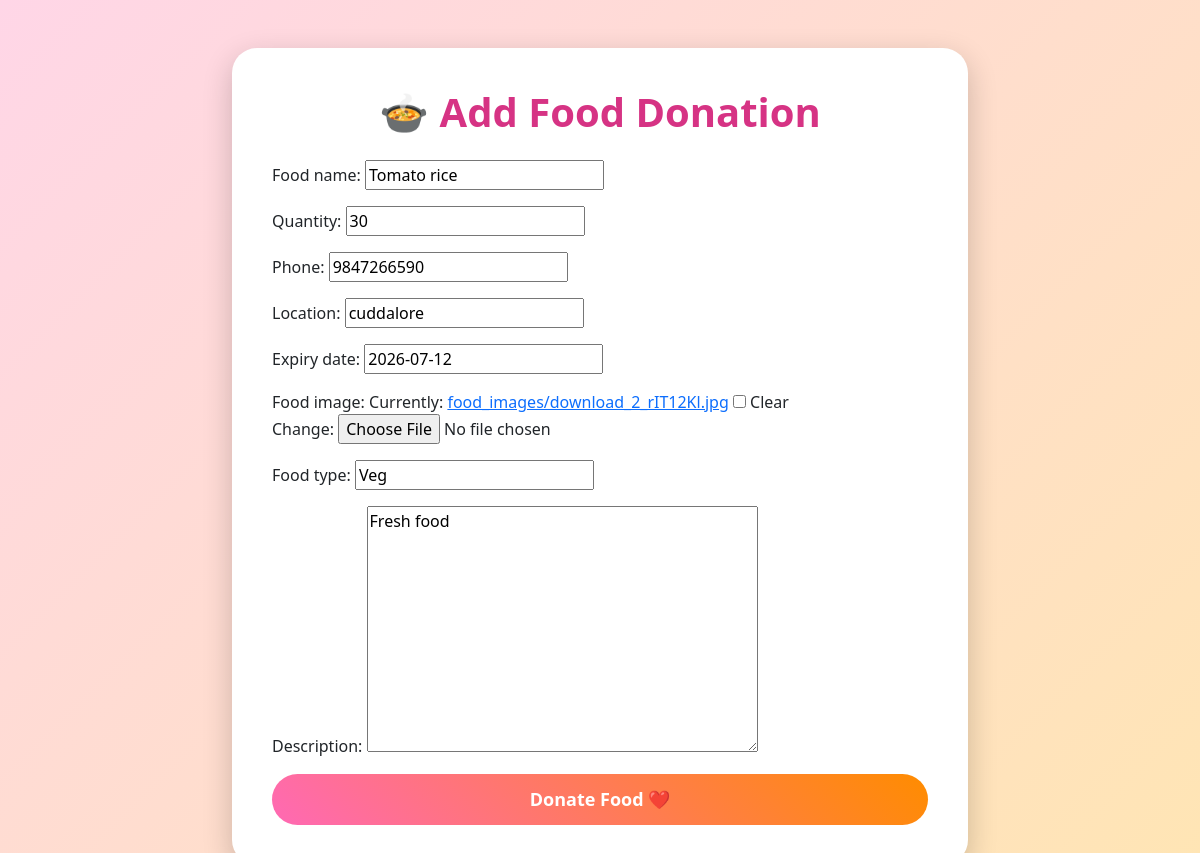
Screenshot of /edit/29/ with the database file from the repository.
### donations/models.py (models this page shows, shortened)
class FoodDonation(models.Model):
    donor = models.ForeignKey(User, on_delete=models.CASCADE, null=True, blank=True)
    food_name = models.CharField(max_length=100)
    quantity = models.IntegerField()
    donor_name = models.CharField(max_length=100)
    phone = models.CharField(max_length=15)
    location = models.CharField(max_length=100)
    expiry_date = models.DateField()
    food_image =models.ImageField(upload_to='food_images/', blank=True, null=True)
    food_type = models.CharField(max_length=50, default="Veg")
    description = models.TextField(blank=True)
    created_at = models.DateTimeField(auto_now_add=True)
    receiver_name = models.CharField(max_length=100, blank=True)
    receiver_phone = models.CharField(max_length=15, blank=True)
    STATUS_CHOICES = [
        ("Available", "Available"),
        ("Requested", "Requested"),
        ("Collected", "Collected"),
    ]
    status = models.CharField(
        max_length=20,
        choices=STATUS_CHOICES,
        default="Available"
    )

### donations/views.py (the view)
# urls.py: path('edit/<int:id>/', views.edit_donation, name='edit_donation'),
def edit_donation(request, id):
    donation = FoodDonation.objects.get(id=id)
    if request.method == 'POST':
        form = FoodDonationForm(request.POST,request.FILES, instance=donation)
        if form.is_valid():
            try:
                form.save()
                print("SAVE SUCCESS")
                return redirect('/')
            except Exception as e:
                print("ERROR =", e)
    else:
        form = FoodDonationForm(instance=donation)
    return render(request, 'donations/add_donation.html', {
        'form': form
    })

### donations/forms.py (shortened to what this page needs)
class FoodDonationForm(forms.ModelForm):
    class Meta:
        model = FoodDonation
        fields = [
            'food_name',
            'quantity',
            'phone',
            'location',
            'expiry_date',
            'food_image',
            'food_type',
            'description',
        ]

### donations/templates/donations/add_donation.html (shortened to what this page needs)
<!DOCTYPE html>
<html>
<head>
    <link href="https://cdn.jsdelivr.net/npm/bootstrap@5.3.3/dist/css/bootstrap.min.css" rel="stylesheet">
</head>
<body>
<div class="container mt-5">
    <div class="row justify-content-center">
        <div class="col-md-8">
            <div class="form-card">
                <h1 class="text-center title mb-4">
                    🍲 Add Food Donation
                </h1>
                <form method="POST" enctype="multipart/form-data">
                    {{ form.as_p }}
                    <button type="submit" class="submit-btn">
                        Donate Food ❤️
                    </button>
                </form>
            </div>
        </div>
    </div>
</div>
</body>
</html>

### donations/templates/donations/add_donation.html (style rules this page uses)
body { background: linear-gradient(135deg,#ffd6e7,#ffe5b4); min-height:100vh; }
.form-card { background:white; border-radius:25px; padding:40px; box-shadow:0px 10px 30px rgba(0,0,0,0.2); }
.title { color:#d63384; font-weight:bold; }
.submit-btn { background:linear-gradient(45deg,#ff69b4,#ff8c00); border:none; color:white; padding:12px; font-size:18px; border-radius:50px; width:100%; font-weight:bold; }

### rows the page displays
FoodDonation: food_name "Tomato rice", quantity "30", phone "9847266590", location "cuddalore", expiry_date "2026-07-12", food_type "Veg", description "Fresh food"
